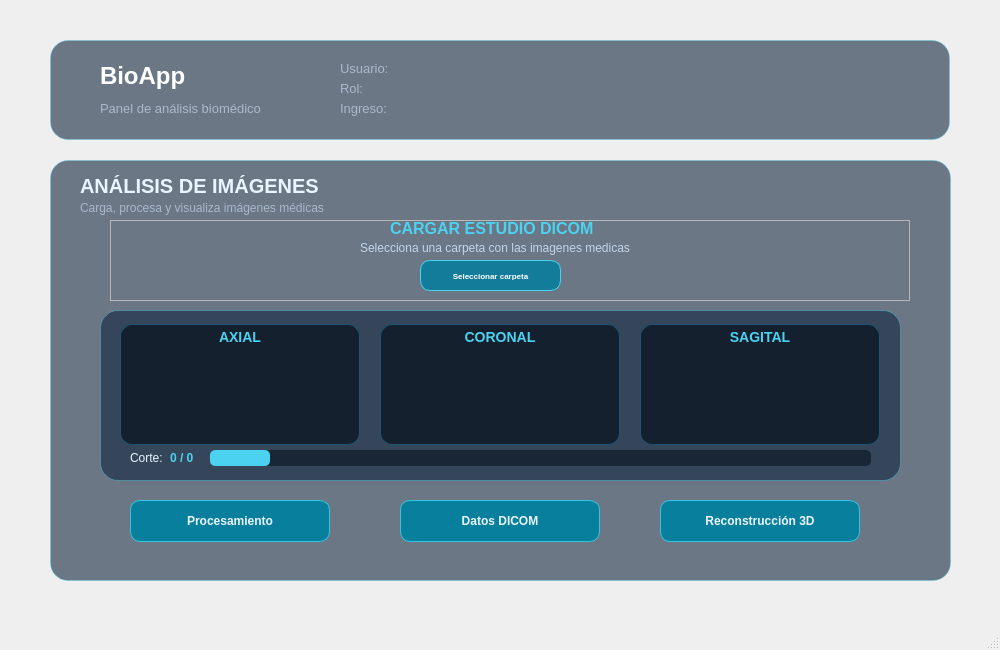
<?xml version="1.0" encoding="UTF-8"?>
<ui version="4.0">
 <class>MainWindow</class>
 <widget class="QMainWindow" name="MainWindow">
  <property name="geometry">
   <rect>
    <x>0</x>
    <y>0</y>
    <width>1000</width>
    <height>650</height>
   </rect>
  </property>
  <property name="windowTitle">
   <string>BioApp | Panel de análisis</string>
  </property>
  <widget class="QWidget" name="centralwidget">
   <property name="styleSheet">
    <string notr="true">QWidget#centralwidget {
    border-image: url(:/imagenes/bioappfondo1.png) 0 0 0 0 stretch stretch;
}</string>
   </property>
   <widget class="QFrame" name="headerFrame">
    <property name="geometry">
     <rect>
      <x>50</x>
      <y>40</y>
      <width>900</width>
      <height>100</height>
     </rect>
    </property>
    <property name="styleSheet">
     <string notr="true">QFrame#headerFrame {
    background-color: rgba(15, 35, 60, 150);
    border: 1px solid rgba(75, 210, 240, 100);
    border-radius: 18px;
}</string>
    </property>
    <property name="frameShape">
     <enum>QFrame::StyledPanel</enum>
    </property>
    <property name="frameShadow">
     <enum>QFrame::Raised</enum>
    </property>
    <widget class="QLabel" name="label">
     <property name="geometry">
      <rect>
       <x>50</x>
       <y>20</y>
       <width>91</width>
       <height>31</height>
      </rect>
     </property>
     <property name="styleSheet">
      <string notr="true">color: #FFFFFF;
font-size: 24px;
font-weight: bold;
background-color: transparent;</string>
     </property>
     <property name="text">
      <string>BioApp</string>
     </property>
    </widget>
    <widget class="QLabel" name="panelSubtituloLabel">
     <property name="geometry">
      <rect>
       <x>50</x>
       <y>60</y>
       <width>181</width>
       <height>16</height>
      </rect>
     </property>
     <property name="styleSheet">
      <string notr="true">color: #A9B8CA;
font-size: 13px;
background-color: transparent;</string>
     </property>
     <property name="text">
      <string>Panel de análisis biomédico</string>
     </property>
    </widget>
    <widget class="QLabel" name="usuarioTextoLabel">
     <property name="geometry">
      <rect>
       <x>290</x>
       <y>20</y>
       <width>55</width>
       <height>16</height>
      </rect>
     </property>
     <property name="styleSheet">
      <string notr="true">color: #A9B8CA;
font-size: 13px;
background-color: transparent;</string>
     </property>
     <property name="text">
      <string>Usuario:</string>
     </property>
    </widget>
    <widget class="QLabel" name="rolTextoLabel">
     <property name="geometry">
      <rect>
       <x>290</x>
       <y>40</y>
       <width>55</width>
       <height>16</height>
      </rect>
     </property>
     <property name="styleSheet">
      <string notr="true">color: #A9B8CA;
font-size: 13px;
background-color: transparent;</string>
     </property>
     <property name="text">
      <string>Rol: </string>
     </property>
    </widget>
    <widget class="QLabel" name="ingresoTextoLabel">
     <property name="geometry">
      <rect>
       <x>290</x>
       <y>60</y>
       <width>55</width>
       <height>16</height>
      </rect>
     </property>
     <property name="styleSheet">
      <string notr="true">color: #A9B8CA;
font-size: 13px;
background-color: transparent;</string>
     </property>
     <property name="text">
      <string>Ingreso:</string>
     </property>
    </widget>
   </widget>
   <widget class="QStackedWidget" name="menuStackedWidget">
    <property name="geometry">
     <rect>
      <x>50</x>
      <y>160</y>
      <width>901</width>
      <height>421</height>
     </rect>
    </property>
    <property name="styleSheet">
     <string notr="true">QStackedWidget#menuStackedWidget {
    background-color: transparent;
    border: none;
}</string>
    </property>
    <widget class="QWidget" name="paginaImagenes">
     <property name="styleSheet">
      <string notr="true">QWidget#paginaImagenes {
    background-color: rgba(15, 35, 60, 150);
    border: 1px solid rgba(75, 210, 240, 100);
    border-radius: 18px;
}</string>
     </property>
     <widget class="QLabel" name="tituloImagenesLabel">
      <property name="geometry">
       <rect>
        <x>30</x>
        <y>10</y>
        <width>251</width>
        <height>31</height>
       </rect>
      </property>
      <property name="styleSheet">
       <string notr="true">QLabel#tituloImagenesLabel {
    color: #EAF6FF;
    background-color: transparent;
    font-size: 20px;
    font-weight: bold;
}</string>
      </property>
      <property name="text">
       <string>ANÁLISIS DE IMÁGENES</string>
      </property>
     </widget>
     <widget class="QLabel" name="descripcionImagenesLabel">
      <property name="geometry">
       <rect>
        <x>30</x>
        <y>40</y>
        <width>271</width>
        <height>16</height>
       </rect>
      </property>
      <property name="styleSheet">
       <string notr="true">QLabel#descripcionImagenesLabel {
    color: #A9B8CA;
    background-color: transparent;
    font-size: 12px;
}</string>
      </property>
      <property name="text">
       <string>Carga, procesa y visualiza imágenes médicas</string>
      </property>
     </widget>
     <widget class="QFrame" name="frame">
      <property name="geometry">
       <rect>
        <x>60</x>
        <y>60</y>
        <width>800</width>
        <height>81</height>
       </rect>
      </property>
      <property name="styleSheet">
       <string notr="true"/>
      </property>
      <property name="frameShape">
       <enum>QFrame::StyledPanel</enum>
      </property>
      <property name="frameShadow">
       <enum>QFrame::Raised</enum>
      </property>
      <widget class="QLabel" name="label_2">
       <property name="geometry">
        <rect>
         <x>280</x>
         <y>0</y>
         <width>221</width>
         <height>16</height>
        </rect>
       </property>
       <property name="styleSheet">
        <string notr="true">QLabel {
    color: #4BD2F0;
    background-color: transparent;
    font-size: 16px;
    font-weight: bold;
}</string>
       </property>
       <property name="text">
        <string>CARGAR ESTUDIO DICOM</string>
       </property>
      </widget>
      <widget class="QLabel" name="label_3">
       <property name="geometry">
        <rect>
         <x>250</x>
         <y>20</y>
         <width>301</width>
         <height>16</height>
        </rect>
       </property>
       <property name="styleSheet">
        <string notr="true">QLabel {
    color: #C2D5E8;
    background-color: transparent;
    font-size: 12px;
}</string>
       </property>
       <property name="text">
        <string>Selecciona una carpeta con las imagenes medicas </string>
       </property>
      </widget>
      <widget class="QPushButton" name="cargarDicomButton">
       <property name="geometry">
        <rect>
         <x>310</x>
         <y>40</y>
         <width>141</width>
         <height>31</height>
        </rect>
       </property>
       <property name="font">
        <font>
         <pointsize>6</pointsize>
         <weight>75</weight>
         <bold>true</bold>
        </font>
       </property>
       <property name="styleSheet">
        <string notr="true">QPushButton#cargarDicomButton {
    background-color: #147C9B;
    color: #FFFFFF;
    border: 1px solid #4BD2F0;
    border-radius: 10px;
    padding: 10px 18px;
    font-weight: bold;
}

QPushButton#cargarDicomButton:hover {
    background-color: #1A9FC2;
}</string>
       </property>
       <property name="text">
        <string>Seleccionar carpeta</string>
       </property>
      </widget>
     </widget>
     <widget class="QFrame" name="tarjetaVisualizacionFrame">
      <property name="geometry">
       <rect>
        <x>50</x>
        <y>150</y>
        <width>801</width>
        <height>171</height>
       </rect>
      </property>
      <property name="styleSheet">
       <string notr="true">QFrame#tarjetaVisualizacionFrame {
    background-color: rgba(15, 35, 60, 150);
    border: 1px solid rgba(75, 210, 240, 100);
    border-radius: 18px;
}</string>
      </property>
      <property name="frameShape">
       <enum>QFrame::StyledPanel</enum>
      </property>
      <property name="frameShadow">
       <enum>QFrame::Raised</enum>
      </property>
      <widget class="QLabel" name="vistaAxialLabel">
       <property name="geometry">
        <rect>
         <x>20</x>
         <y>14</y>
         <width>240</width>
         <height>121</height>
        </rect>
       </property>
       <property name="styleSheet">
        <string notr="true">QLabel {
    background-color: rgba(5, 15, 28, 180);
    color: #4BD2F0;
    border: 1px solid #1C5577;
    border-radius: 12px;
    font-size: 14px;
    font-weight: bold;
}</string>
       </property>
       <property name="text">
        <string>AXIAL</string>
       </property>
       <property name="alignment">
        <set>Qt::AlignHCenter|Qt::AlignTop</set>
       </property>
      </widget>
      <widget class="QLabel" name="vistaCoronalLabel">
       <property name="geometry">
        <rect>
         <x>280</x>
         <y>14</y>
         <width>240</width>
         <height>121</height>
        </rect>
       </property>
       <property name="styleSheet">
        <string notr="true">QLabel {
    background-color: rgba(5, 15, 28, 180);
    color: #4BD2F0;
    border: 1px solid #1C5577;
    border-radius: 12px;
    font-size: 14px;
    font-weight: bold;
}</string>
       </property>
       <property name="text">
        <string>CORONAL</string>
       </property>
       <property name="alignment">
        <set>Qt::AlignHCenter|Qt::AlignTop</set>
       </property>
      </widget>
      <widget class="QLabel" name="vistaSagitalLabel">
       <property name="geometry">
        <rect>
         <x>540</x>
         <y>14</y>
         <width>240</width>
         <height>121</height>
        </rect>
       </property>
       <property name="styleSheet">
        <string notr="true">QLabel {
    background-color: rgba(5, 15, 28, 180);
    color: #4BD2F0;
    border: 1px solid #1C5577;
    border-radius: 12px;
    font-size: 14px;
    font-weight: bold;
}</string>
       </property>
       <property name="text">
        <string>SAGITAL</string>
       </property>
       <property name="alignment">
        <set>Qt::AlignHCenter|Qt::AlignTop</set>
       </property>
      </widget>
      <widget class="QLabel" name="corteLabel">
       <property name="geometry">
        <rect>
         <x>30</x>
         <y>140</y>
         <width>55</width>
         <height>16</height>
        </rect>
       </property>
       <property name="styleSheet">
        <string notr="true">QLabel {
    color: #EAF6FF;
    background-color: transparent;
    font-size: 12px;
}</string>
       </property>
       <property name="text">
        <string>Corte:</string>
       </property>
      </widget>
      <widget class="QLabel" name="indiceCorteLabel">
       <property name="geometry">
        <rect>
         <x>70</x>
         <y>140</y>
         <width>55</width>
         <height>16</height>
        </rect>
       </property>
       <property name="styleSheet">
        <string notr="true">QLabel {
    color: #4BD2F0;
    background-color: transparent;
    font-size: 12px;
    font-weight: bold;
}</string>
       </property>
       <property name="text">
        <string>0 / 0</string>
       </property>
      </widget>
      <widget class="QScrollBar" name="scrollCortes">
       <property name="geometry">
        <rect>
         <x>110</x>
         <y>140</y>
         <width>661</width>
         <height>16</height>
        </rect>
       </property>
       <property name="styleSheet">
        <string notr="true">QScrollBar:horizontal {
    background: rgba(5, 15, 28, 150);
    height: 10px;
    border-radius: 5px;
}

QScrollBar::handle:horizontal {
    background: #4BD2F0;
    min-width: 20px;
    border-radius: 5px;
}

QScrollBar::handle:horizontal:hover {
    background: #7DE5F7;
}

QScrollBar::add-line:horizontal,
QScrollBar::sub-line:horizontal {
    width: 0px;
}</string>
       </property>
       <property name="maximum">
        <number>100</number>
       </property>
       <property name="orientation">
        <enum>Qt::Horizontal</enum>
       </property>
      </widget>
     </widget>
     <widget class="QPushButton" name="btnProcesamiento">
      <property name="geometry">
       <rect>
        <x>80</x>
        <y>340</y>
        <width>200</width>
        <height>42</height>
       </rect>
      </property>
      <property name="styleSheet">
       <string notr="true">
QPushButton {
    background-color: #087F9C;
    color: #EAF6FF;
    border: 1px solid #36C5E0;
    border-radius: 10px;
    font-size: 12px;
    font-weight: bold;
    padding: 6px;
}

QPushButton:hover {
    background-color: #119DBB;
    border: 1px solid #70E4F5;
}

QPushButton:pressed {
    background-color: #075D75;
}
</string>
      </property>
      <property name="text">
       <string>Procesamiento</string>
      </property>
     </widget>
     <widget class="QPushButton" name="btnDatosDICOM">
      <property name="geometry">
       <rect>
        <x>350</x>
        <y>340</y>
        <width>200</width>
        <height>42</height>
       </rect>
      </property>
      <property name="styleSheet">
       <string notr="true">
QPushButton {
    background-color: #087F9C;
    color: #EAF6FF;
    border: 1px solid #36C5E0;
    border-radius: 10px;
    font-size: 12px;
    font-weight: bold;
    padding: 6px;
}

QPushButton:hover {
    background-color: #119DBB;
    border: 1px solid #70E4F5;
}

QPushButton:pressed {
    background-color: #075D75;
}
</string>
      </property>
      <property name="text">
       <string>Datos DICOM</string>
      </property>
     </widget>
     <widget class="QPushButton" name="btnReconstruccion3D">
      <property name="geometry">
       <rect>
        <x>610</x>
        <y>340</y>
        <width>200</width>
        <height>42</height>
       </rect>
      </property>
      <property name="styleSheet">
       <string notr="true">
QPushButton {
    background-color: #087F9C;
    color: #EAF6FF;
    border: 1px solid #36C5E0;
    border-radius: 10px;
    font-size: 12px;
    font-weight: bold;
    padding: 6px;
}

QPushButton:hover {
    background-color: #119DBB;
    border: 1px solid #70E4F5;
}

QPushButton:pressed {
    background-color: #075D75;
}
</string>
      </property>
      <property name="text">
       <string>Reconstrucción 3D</string>
      </property>
     </widget>
    </widget>
    <widget class="QWidget" name="paginaSenales">
     <property name="styleSheet">
      <string notr="true">QWidget#paginaSenales {
    background-color: rgba(15, 35, 60, 150);
    border: 1px solid rgba(75, 210, 240, 100);
    border-radius: 18px;
}</string>
     </property>
    </widget>
   </widget>
  </widget>
  <widget class="QMenuBar" name="menubar">
   <property name="geometry">
    <rect>
     <x>0</x>
     <y>0</y>
     <width>1000</width>
     <height>26</height>
    </rect>
   </property>
  </widget>
  <widget class="QStatusBar" name="statusbar"/>
 </widget>
 <resources>
  <include location="../Recursos/bioapp.qrc"/>
 </resources>
 <connections/>
</ui>
